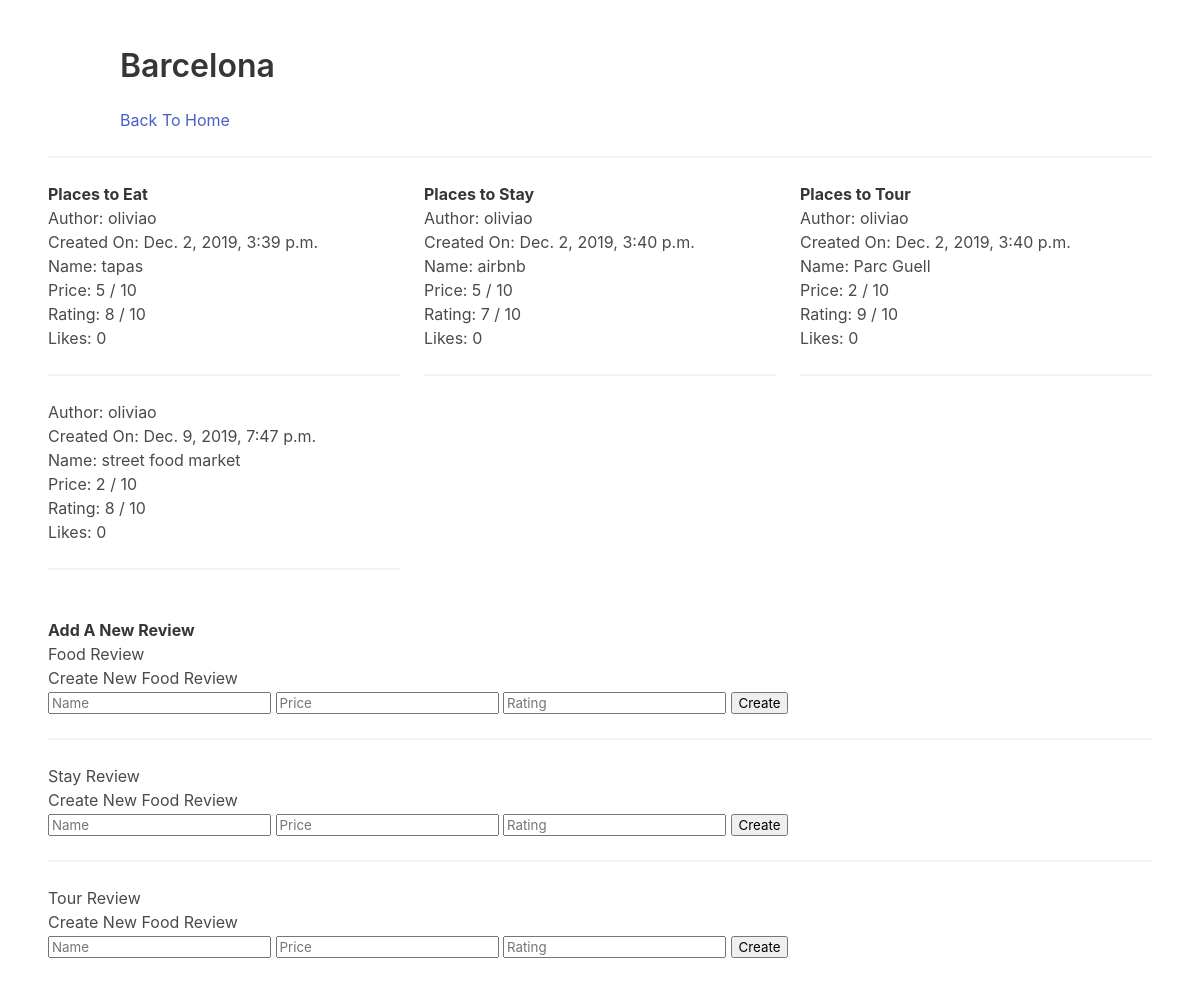
Screenshot of /place/Barcelona with the database file from the repository.
### core/models.py (models this page shows, shortened)
class Place(models.Model):
    name = models.CharField(max_length=140)
    food = models.ManyToManyField(FoodReview, blank=True)
    tour = models.ManyToManyField(TourReview, blank=True)
    stay = models.ManyToManyField(StayReview, blank=True)

class FoodReview(models.Model):
    author = models.ForeignKey(User, on_delete=models.DO_NOTHING)
    body = models.CharField(max_length=140)
    created_at = models.DateTimeField(auto_now=True)
    num_likes = models.IntegerField(default=0)
    price = models.IntegerField(default = 0)
    rating = models.IntegerField(default = 0)

class StayReview(models.Model):
    author = models.ForeignKey(User, on_delete=models.DO_NOTHING)
    body = models.CharField(max_length=140)
    created_at = models.DateTimeField(auto_now=True)
    num_likes = models.IntegerField(default=0)
    price = models.IntegerField(default = 0)
    rating = models.IntegerField(default = 0)

class TourReview(models.Model):
    author = models.ForeignKey(User, on_delete=models.DO_NOTHING)
    body = models.CharField(max_length=140)
    created_at = models.DateTimeField(auto_now=True)
    num_likes = models.IntegerField(default=0)
    price = models.IntegerField(default = 0)
    rating = models.IntegerField(default = 0)

### core/views.py (the view)
# urls.py: path('place/<str:name>', place, name='place'),
def place(request, name):
    if request.method == "POST":
        body = request.POST["name"]
        price = request.POST["price"]
        rating = request.POST["rating"]
        p = Place.objects.get(name=name)
        if 'food' in request.POST:
            f = FoodReview.objects.create(author=request.user, body=body, num_likes=0, price=price, rating=rating)
            p.food.add(f)
        elif 'stay' in request.POST:
            s = StayReview.objects.create(author=request.user, body=body, num_likes=0, price=price, rating=rating)
            p.stay.add(s)
        elif 'tour' in request.POST:
            t = TourReview.objects.create(author=request.user, body=body, num_likes=0, price=price, rating=rating)
            p.tour.add(t)
        return redirect(request.META['HTTP_REFERER'])
    else:
        place = Place.objects.get(name=name)
        foodRev = place.food.all()
        stayRev = place.stay.all()
        tourRev = place.tour.all()
        return render(request, "place.html", {"place": place, "foodRev": foodRev, "stayRev" : stayRev, "tourRev": tourRev})

### core/templates/place.html (shortened to what this page needs)
<!DOCTYPE html>
<html>
  <head>
    <link rel="stylesheet" href="https://cdn.jsdelivr.net/npm/bulma@0.8.0/css/bulma.min.css">
  </head>
  <body>
  <section class="section">
    <div class="container">
      <h1 class="title">
        {{place.name}}
      </h1>
      <a href="/">Back To Home</a>
    </div>
    <hr>
    <div class="columns">
                <div class="column">
                                <strong> Places to Eat </strong>
                                {% for f in foodRev %}
                                        <p> Author: {{f.author}}</p>
                                        <p> Created On: {{f.created_at}}</p>
                                        <p> Name: {{f.body}} </p>
                                       <p> Price: {{f.price}} / 10</p>
                                       <p> Rating: {{f.rating}} / 10</p>
                                       <p> Likes: {{f.num_likes}} </p>
                                        <hr>
                                {% endfor %}
                </div>
                <div class="column">
                                <strong> Places to Stay </strong>
                                {% for s in stayRev %}
                                        <p> Author: {{s.author}}</p>
                                        <p> Created On: {{s.created_at}}</p>
                                        <p> Name: {{s.body}} </p>
                                       <p> Price: {{s.price}} / 10</p>
                                       <p> Rating: {{s.rating}} / 10</p>
                                       <p> Likes: {{s.num_likes}} </p>
                                        <hr>
                                {% endfor %}
                </div>
                <div class="column">
                                <strong> Places to Tour </strong>
                                {% for t in tourRev %}
                                       <p> Author: {{t.author}}</p>
                                       <p> Created On: {{t.created_at}}</p>
                                       <p> Name: {{t.body}} </p>
                                       <p> Price: {{t.price}} / 10</p>
                                       <p> Rating: {{t.rating}} / 10</p>
                                       <p> Likes: {{t.num_likes}} </p>
                                        <hr>
                                {% endfor %}
                </div>
              </div>
<strong>Add A New Review</strong>
<h5> Food Review </h5>
<form method="POST" action={{place.name}}>
    <p>Create New Food Review</p>
    <input name="name" placeholder="Name" />
    <input name="price" placeholder="Price" />
    <input name="rating" placeholder="Rating" />
    <input type="submit" name="food" value="Create"/>
</form>
<hr>
<h5> Stay Review </h5>
<form method="POST" action={{place.name}}>
    <p>Create New Food Review</p>
    <input name="name" placeholder="Name" />
    <input name="price" placeholder="Price" />
    <input name="rating" placeholder="Rating" />
    <input type="submit" name="stay" value="Create"/>
</form>
<hr>
<h5> Tour Review </h5>
<form method="POST" action={{place.name}}>
    <p>Create New Food Review</p>
    <input name="name" placeholder="Name" />
    <input name="price" placeholder="Price" />
    <input name="rating" placeholder="Rating" />
    <input type="submit" name="tour" value="Create"/>
</form>
  </section>
  </body>
</html>

### rows the page displays
Place: name "Barcelona"
FoodReview: author "oliviao", created_at "Dec. 2, 2019, 3:39 p.m.", body "tapas", price "5", rating "8", num_likes "0"
FoodReview: author "oliviao", created_at "Dec. 9, 2019, 7:47 p.m.", body "street food market", price "2", rating "8", num_likes "0"
StayReview: author "oliviao", created_at "Dec. 2, 2019, 3:40 p.m.", body "airbnb", price "5", rating "7", num_likes "0"
TourReview: author "oliviao", created_at "Dec. 2, 2019, 3:40 p.m.", body "Parc Guell", price "2", rating "9", num_likes "0"
